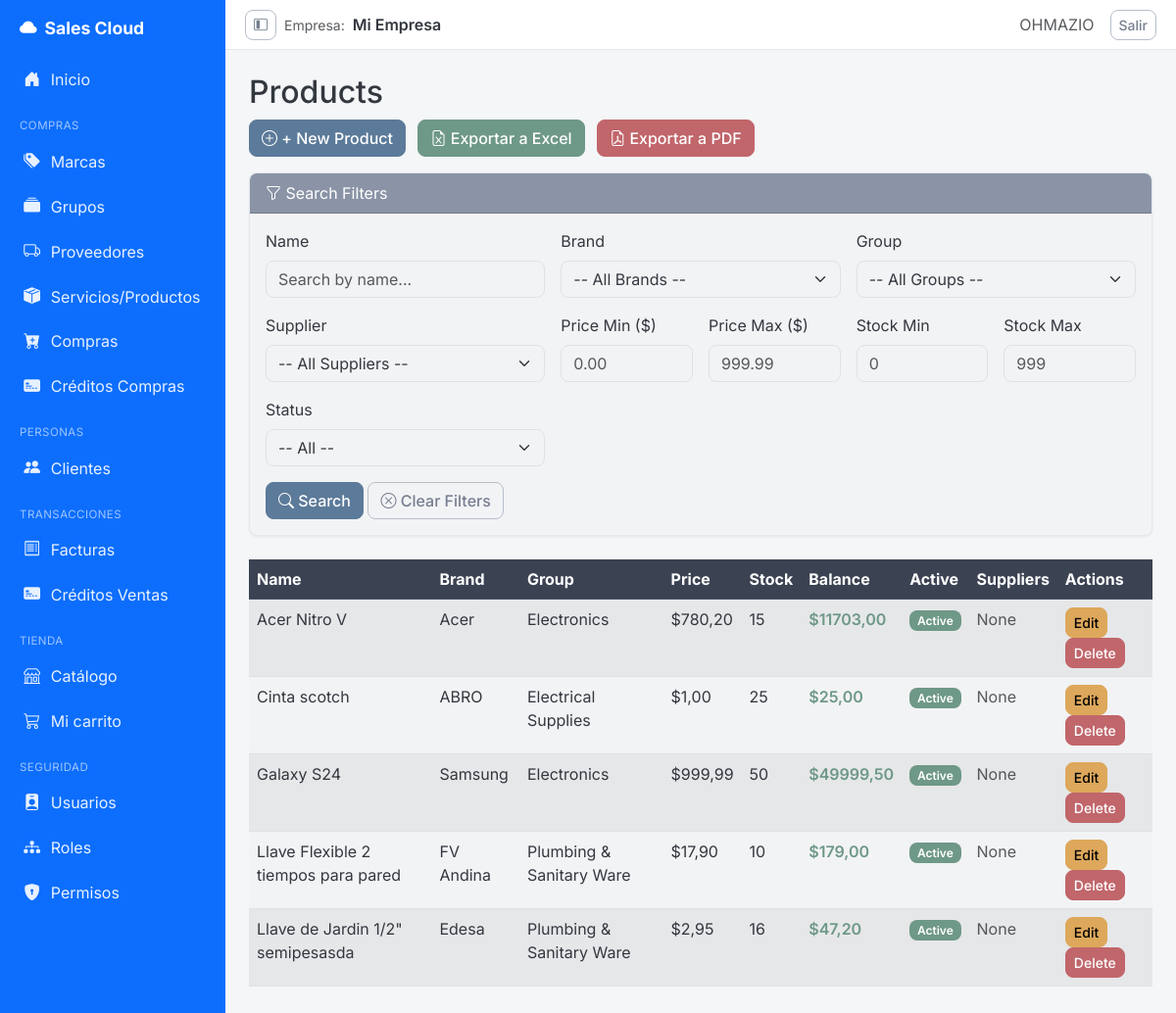
The app's page /products/ (signed in), older data.
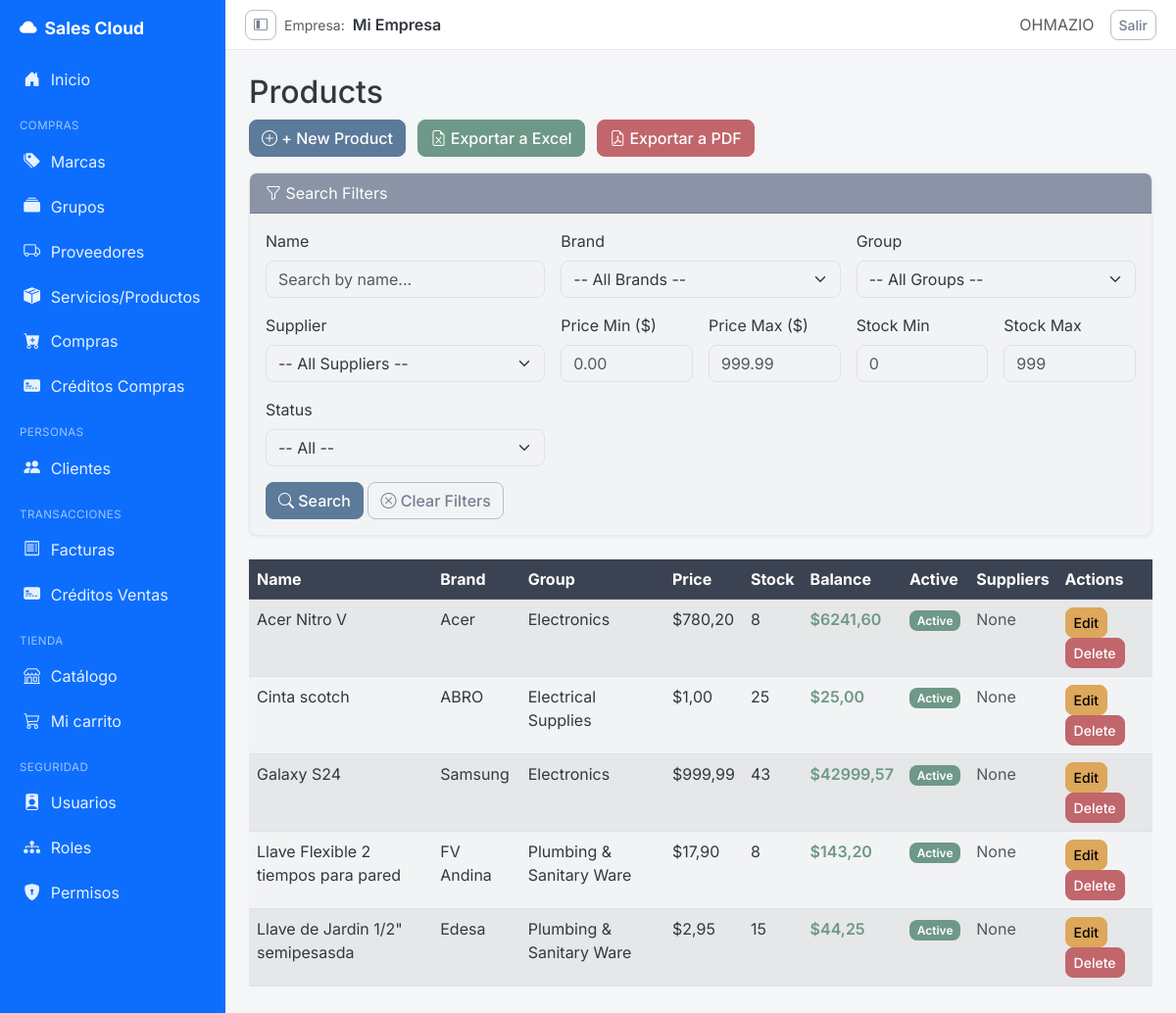
The same page, newer data.
### billing/models.py (models this page shows, shortened)
class Product(models.Model):
    TYPE_PRODUCT = 'PRODUCTO'
    TYPE_SERVICE = 'SERVICIO'
    TYPE_CHOICES = [
        (TYPE_PRODUCT, 'Producto'),
        (TYPE_SERVICE, 'Servicio'),
    ]
    name = models.CharField(max_length=200, verbose_name='Product Name')
    description = models.TextField(blank=True, null=True)
    item_type = models.CharField(max_length=10, choices=TYPE_CHOICES, default=TYPE_PRODUCT)
    tax_rate = models.DecimalField(max_digits=5, decimal_places=2, default=Decimal('15.00'), verbose_name='IVA (%)')
    brand = models.ForeignKey(Brand, on_delete=models.PROTECT, related_name='products')
    group = models.ForeignKey(ProductGroup, on_delete=models.PROTECT, related_name='products')
    suppliers = models.ManyToManyField(Supplier, related_name='products', blank=True)
    unit_price = models.DecimalField(max_digits=12, decimal_places=2)
    stock = models.IntegerField(default=0)
    image = models.ImageField(upload_to='products/', null=True, blank=True, verbose_name='Product Image')
    is_active = models.BooleanField(default=True)
    created_at = models.DateTimeField(auto_now_add=True)
    updated_at = models.DateTimeField(auto_now=True)
    class Meta:
        verbose_name = 'Product'
        verbose_name_plural = 'Products'
        ordering = ['name']
        permissions = [
            ('export_product', 'Can export product'),
            ('print_product', 'Can print product'),
        ]
    @property
    def balance(self):
        return round(self.unit_price * self.stock, 2)

class Brand(models.Model):
    name = models.CharField(max_length=100, unique=True, verbose_name='Brand Name')
    description = models.TextField(blank=True, null=True)
    is_active = models.BooleanField(default=True)
    created_at = models.DateTimeField(auto_now_add=True)
    updated_at = models.DateTimeField(auto_now=True)
    class Meta:
        verbose_name = 'Brand'
        verbose_name_plural = 'Brands'
        ordering = ['name']
        permissions = [
            ('export_brand', 'Can export brand'),
            ('print_brand', 'Can print brand'),
        ]

class ProductGroup(models.Model):
    name = models.CharField(max_length=100, unique=True, verbose_name='Group Name')
    is_active = models.BooleanField(default=True)
    created_at = models.DateTimeField(auto_now_add=True)
    updated_at = models.DateTimeField(auto_now=True)
    class Meta:
        verbose_name = 'Product Group'
        verbose_name_plural = 'Product Groups'
        ordering = ['name']
        permissions = [
            ('export_productgroup', 'Can export product group'),
            ('print_productgroup', 'Can print product group'),
        ]

### billing/views.py (the view)
# urls.py: path('products/', views.ProductListView.as_view(), name='product_list'),
class ProductListView(LoginRequiredMixin, PermissionRequiredMixin, ExportMixin, ListView):
    model = Product
    template_name = 'billing/product_list.html'
    context_object_name = 'items'
    paginate_by = 10
    permission_required = 'billing.view_product'
    permission_redirect_url = '/'
    export_filename = 'listado_productos'
    export_fields = ['name', 'brand.name', 'group.name', 'unit_price', 'stock', 'balance', 'is_active', 'suppliers']
    export_headers = ['Nombre', 'Marca', 'Grupo', 'Precio Unitario', 'Stock', 'Balance', 'Activo', 'Proveedores']
    def get_queryset(self):
        qs = Product.objects.select_related('brand', 'group').prefetch_related('suppliers').all()
        g = self.request.GET
        name = g.get('name', '').strip()
        if name:
            qs = qs.filter(name__icontains=name)
        brand = g.get('brand', '').strip()
        if brand:
            qs = qs.filter(brand_id=brand)
        group = g.get('group', '').strip()
        if group:
            qs = qs.filter(group_id=group)
        supplier = g.get('supplier', '').strip()
        if supplier:
            qs = qs.filter(suppliers__id=supplier)
        price_min = g.get('price_min', '').strip()
        if price_min:
            try:
                qs = qs.filter(unit_price__gte=price_min)
            except (ValueError, TypeError):
                pass
        price_max = g.get('price_max', '').strip()
        if price_max:
            try:
                qs = qs.filter(unit_price__lte=price_max)
            except (ValueError, TypeError):
                pass
        stock_min = g.get('stock_min', '').strip()
        if stock_min:
            try:
                qs = qs.filter(stock__gte=int(stock_min))
            except (ValueError, TypeError):
                pass
        stock_max = g.get('stock_max', '').strip()
        if stock_max:
            try:
                qs = qs.filter(stock__lte=int(stock_max))
            except (ValueError, TypeError):
                pass
        is_active = g.get('is_active', '').strip()
        if is_active in ('true', 'false'):
            qs = qs.filter(is_active=(is_active == 'true'))
        return qs.distinct()
    def get_context_data(self, **kwargs):
        context = super().get_context_data(**kwargs)
        g = self.request.GET
        context['brands'] = Brand.objects.filter(is_active=True).order_by('name')
        context['groups'] = ProductGroup.objects.filter(is_active=True).order_by('name')
        context['suppliers'] = Supplier.objects.filter(is_active=True).order_by('name')
        context['current_filters'] = {
            'name': g.get('name', ''),
            'brand': g.get('brand', ''),
            'group': g.get('group', ''),
            'supplier': g.get('supplier', ''),
            'price_min': g.get('price_min', ''),
            'price_max': g.get('price_max', ''),
            'stock_min': g.get('stock_min', ''),
            'stock_max': g.get('stock_max', ''),
            'is_active': g.get('is_active', ''),
        }
        query_params = g.copy()
        query_params.pop('page', None)
        context['query_string'] = query_params.urlencode()
        return context

### security/templatetags/security_tags.py (called while the page is built)
@register.filter(name='has_group')
def has_group(user, group_name):
    if not user.is_authenticated:
        return False
    if user.is_superuser:      # el superusuario ve todo
        return True
    return user.groups.filter(name=group_name).exists()

### shared/mixins.py (called while the page is built)
    def dispatch(self, request, *args, **kwargs):
        if not request.user.has_perm(self.permission_required):
            messages.error(request, self.permission_error_message)
            return redirect(self.permission_redirect_url)
        return super().dispatch(request, *args, **kwargs)

    def get(self, request, *args, **kwargs):
        export_format = request.GET.get('export')
        if export_format in ('pdf', 'excel'):
            self.object_list = self.get_queryset()
            if export_format == 'excel':
                return self.export_to_excel()
            elif export_format == 'pdf':
                return self.export_to_pdf()
        return super().get(request, *args, **kwargs)

### storefront/context_processors.py (called while the page is built)
def cart(request):
    return {'cart': Cart(request)}

### billing/templates/billing/product_list.html (shortened to what the changed rows need)
{% extends 'billing/base_sidebar.html' %}
{% block content %}
<h2>Products</h2>
<table class="table table-striped table-hover">
  <thead class="table-dark">
    <tr>
      <th>Name</th>
      <th>Brand</th>
      <th>Group</th>
      <th>Price</th>
      <th>Stock</th>
      <th>Balance</th>
      <th>Active</th>
      <th>Suppliers</th>
      <th>Actions</th>
    </tr>
  </thead>
  <tbody>
    {% for item in items %}
    <tr>
      <td>{{ item.name }}</td>
      <td>{{ item.brand.name }}</td>
      <td>{{ item.group.name }}</td>
      <td>${{ item.unit_price }}</td>
      <td>
        {% if item.stock <= 5 %}
          <span class="badge bg-danger">{{ item.stock }}</span>
        {% else %}
          {{ item.stock }}
        {% endif %}
      </td>
      <td>
        <span class="{% if item.balance > 0 %}text-success fw-semibold{% else %}text-muted{% endif %}">${{ item.balance }}</span>
      </td>
      <td>
        {% if item.is_active %}
          <span class="badge bg-success">Active</span>
        {% else %}
          <span class="badge bg-secondary">Inactive</span>
        {% endif %}
      </td>
      <td>
        {% for s in item.suppliers.all %}
          <span class="badge bg-info">{{ s.name }}</span>
        {% empty %}
          <span class="text-muted">None</span>
        {% endfor %}
      </td>
      <td>
        <a href="{% url 'billing:product_update' item.pk %}" class="btn btn-sm btn-warning">Edit</a>
        <a href="{% url 'billing:product_delete' item.pk %}" class="btn btn-sm btn-danger">Delete</a>
      </td>
    </tr>
    {% empty %}
    <tr><td colspan="9" class="text-center">No products found.</td></tr>
    {% endfor %}
  </tbody>
</table>
{% endblock %}

Row changes from the older to the newer data that the page shows:
changed Product "Acer Nitro V": stock "15" → "8"; balance "11703,00" → "6241,60"
changed Product "Galaxy S24": stock "50" → "43"; balance "49999,50" → "42999,57"
changed Product "Llave Flexible 2 tiempos para pared": stock "10" → "8"; balance "179,00" → "143,20"
changed Product "Llave de Jardin 1/2\" semipesasda": stock "16" → "15"; balance "47,20" → "44,25"
